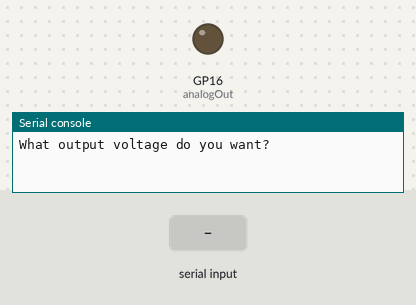
Bench run of a program on a simulated Raspberry Pi Pico running MicroPython. On the bench: output pins drawn as LEDs (lit = HIGH), the last lines printed to the serial console. The test bench sets the inputs (shaded band).

Above: at 1.2 s.
1.3 s: "5" typed at the serial console, then Enter
At 2.5 s:
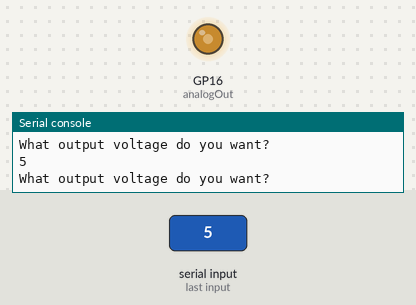
2.8 s: "90" typed at the serial console, then Enter
At 3.6 s:
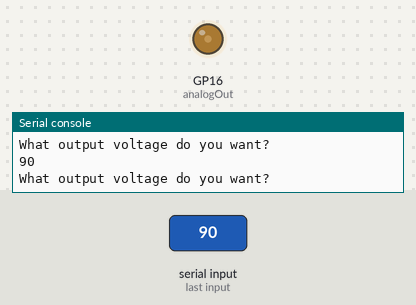
Timing chart, 0 to 5.8 s (numbered marks = the images above; inputs shaded):
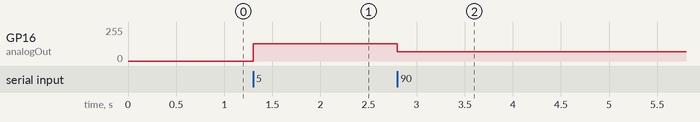

The program:

DimmableLED.py
```python
from machine import PWM,Pin
from time import sleep
outPin=16
analogOut=PWM(Pin(outPin))
analogOut.freq(1000)
analogOut.duty_u16(0)
while True:
    myVoltage=float(input("What output voltage do you want? "))
    PWMvalue=(65535/3.3)*myVoltage
    analogOut.duty_u16(int(PWMvalue))
```

Measured:
- after the input at 1.3 s, GP16 (analogOut): 0/255 → 131/255 at once
- after the input at 2.8 s, GP16 (analogOut): 131/255 → 69/255 at once
